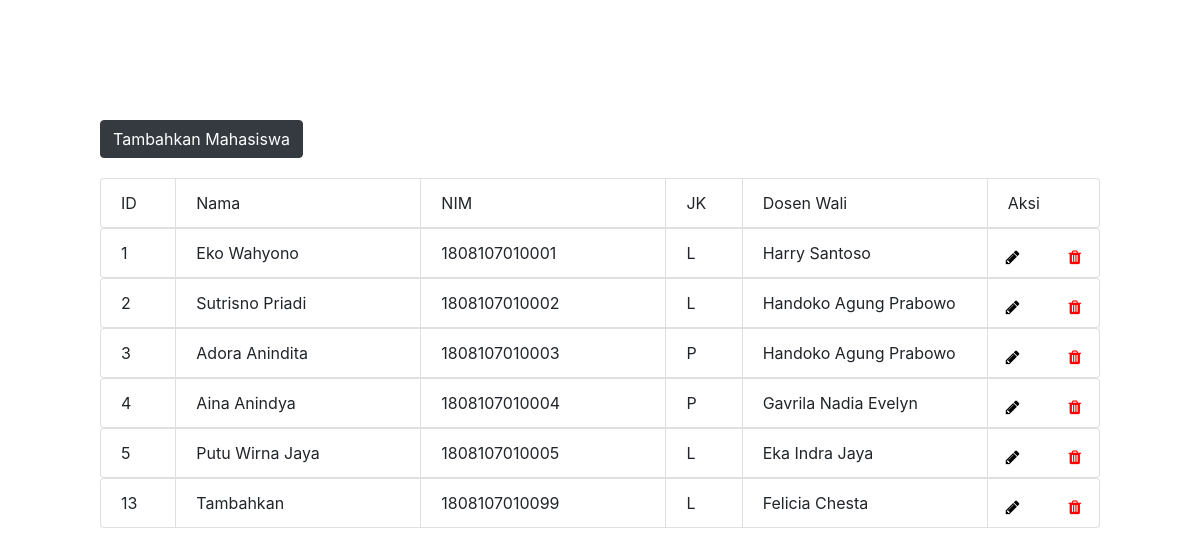
The page / on the database its author committed.
### tables this page shows
CREATE TABLE `mahasiswa` (
  `id` int(11) NOT NULL,
  `nama` varchar(255) NOT NULL,
  `nim` text NOT NULL,
  `jk` enum('L','P') NOT NULL,
  `id_doswal` int(11) NOT NULL
);

CREATE TABLE `dosen_wali` (
  `id` int(11) NOT NULL,
  `nama` varchar(255) NOT NULL,
  `nip` text NOT NULL
);

### my.php (the view)
<?php
    include "connection.php";
    $sql = "SELECT mahasiswa.ID, mahasiswa.nama, nim, jk, dosen_wali.nama AS nama_dosen FROM mahasiswa INNER JOIN dosen_wali ON mahasiswa.id_doswal = dosen_wali.id";
    $result = $conn->query($sql);
    if ($result->num_rows > 0){
       ?> <ul class="list-group list-group-horizontal-sm">
        <li class="list-group-item item">ID</li>
        <li class="list-group-item">Nama</li>
        <li class="list-group-item">NIM</li>
        <li class="list-group-item item">JK</li>
        <li class="list-group-item">Dosen Wali</li>
        <li class="list-group-item buton">Aksi</li>
    </ul>
    <?php
            while($row = $result->fetch_assoc()) { ?>
                <ul class="list-group list-group-horizontal-sm">
                    <li class="list-group-item item"><?php echo $row["ID"]?></li>
                    <li class="list-group-item"><?php echo $row["nama"]?></li>
                    <li class="list-group-item"><?php echo $row["nim"]?></li>
                    <li class="list-group-item item"><?php echo $row["jk"]?></li>
                    <li class="list-group-item"><?php echo $row["nama_dosen"]?></li>
                    <li class="list-group-item buton">
                        <a class="edit" href="edit.php?id=<?php echo $row['ID']?>">
                            <i class="fa fa-pencil" aria-hidden="true"></i>
                        </a>
                        <a class="trash" href="delete.php?id=<?php echo $row['ID']?>">
                            <i class="fa fa-trash" aria-hidden="true"></i>
                        </a>
                    </li>
                </ul>
    <?php   }
        }
        else{
            echo "<h3 style='text-align:center;'>Database Kosong</h3>";
        }
        $conn->close();  ?>

### index.php (shortened to what this page needs)
<!doctype html>
<html lang="en">
  <head>
    <link rel="stylesheet" href="https://stackpath.bootstrapcdn.com/bootstrap/4.4.1/css/bootstrap.min.css">
    <link rel="stylesheet" href="https://cdnjs.cloudflare.com/ajax/libs/font-awesome/4.7.0/css/font-awesome.min.css">
  </head>
  <body>
    <div class="main">
        <div class="myBtn">
            <a href="add.php">
                <button type="button" class="btn btn-dark">
                    Tambahkan Mahasiswa
                </button>
            </a>
        </div>
        <?php include "my.php";?>
    </div>
  </body>
</html>

### index.php (style rules this page uses)
.main { padding: 100px; }
li { width: 267px; }
.myBtn { padding: 20px 0px; }
.item { width: 80px; }
.buton { width: 120px; }
.edit { position: absolute; left: 0; top: 0; padding: 16px 18px; height: 100%; color: black; }
.trash { right: 0; position: absolute; top: 0; padding: 16px 18px; height: 100%; color: red; }

### rows shown on the page
mahasiswa: id "1", nama "Eko Wahyono", nim "1808107010001", jk "L", id_doswal.nama "Harry Santoso"
mahasiswa: id "2", nama "Sutrisno Priadi", nim "1808107010002", jk "L", id_doswal.nama "Handoko Agung Prabowo"
mahasiswa: id "3", nama "Adora Anindita", nim "1808107010003", jk "P", id_doswal.nama "Handoko Agung Prabowo"
mahasiswa: id "4", nama "Aina Anindya", nim "1808107010004", jk "P", id_doswal.nama "Gavrila Nadia Evelyn"
mahasiswa: id "5", nama "Putu Wirna Jaya", nim "1808107010005", jk "L", id_doswal.nama "Eka Indra Jaya"
mahasiswa: id "13", nama "Tambahkan", nim "1808107010099", jk "L", id_doswal.nama "Felicia Chesta"
